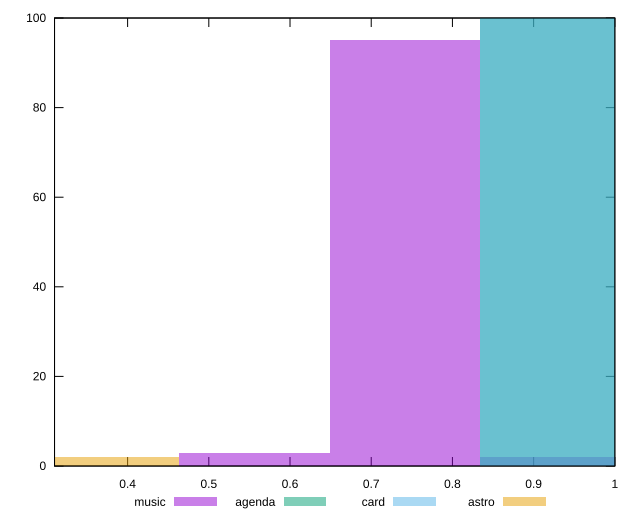

Write gnuplot code to recreate this figure.
reset

$music <<EOF
0.5561556924197071 3
0.7415409232262761 95
0.9269261540328451 2
EOF

$agenda <<EOF
0.9269261540328451 100
EOF

$card <<EOF
0.9269261540328451 100
EOF

$astro <<EOF
0.37077046161313804 2
EOF

set key outside below
set boxwidth 0.18538523080656902
set xrange [0.31:1]
set yrange [0:100]
set trange [0:100]
set style fill transparent solid 0.5 noborder
set terminal svg size 640, 520 enhanced background rgb 'white'
set output "reports/report_00031_2021-02-24T23-18-18.084Z/meta/score/comparison/histogram/all_raw.svg"

plot $music title "music" with boxes, \
     $agenda title "agenda" with boxes, \
     $card title "card" with boxes, \
     $astro title "astro" with boxes

reset
